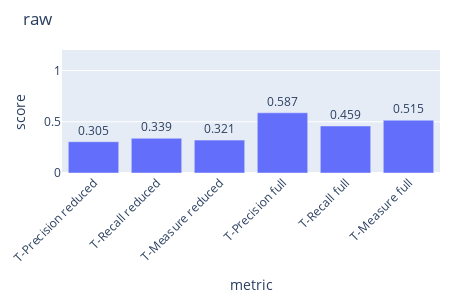
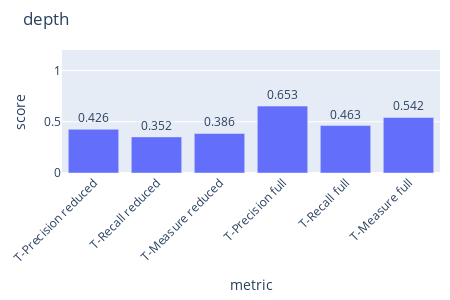
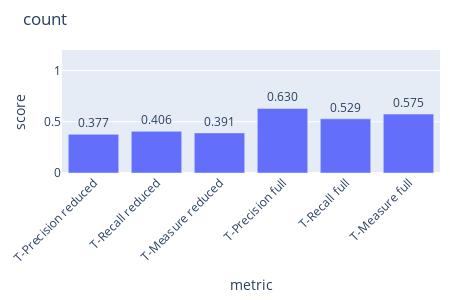

These figures' notebook cell, in order:
### Code cell
import warnings
warnings.filterwarnings('ignore')

print("adjusted levels")
for e, title in zip(
    [est, est_by_depth, est_by_count, est_by_weight], 
    ['raw', 'depth', 'count', 'weight']
):
    hier_score = mir_eval.hierarchy.evaluate(ref.itvls, ref.labels, e.itvls, e.labels)
    del hier_score['L-Precision']
    del hier_score['L-Recall']
    del hier_score['L-Measure']
    px_metrics_bar(hier_score, title=title).show()

### Figure 1 — Plotly figure (JSON) as saved in the notebook; plotly's stock layout.template omitted (floating-point values rounded to 4 significant figures)
{"data": [{"hovertemplate": "metric=%{x}<br>score=%{text}<extra></extra>", "legendgroup": "", "marker": {"color": "#636efa", "pattern": {"shape": ""}}, "name": "", "orientation": "v", "showlegend": false, "text": [0.305, 0.3387, 0.321, 0.5874, 0.4588, 0.5152], "textposition": "outside", "texttemplate": "%{text:.3f}", "type": "bar", "x": ["T-Precision reduced", "T-Recall reduced", "T-Measure reduced", "T-Precision full", "T-Recall full", "T-Measure full"], "xaxis": "x", "y": [0.305, 0.3387, 0.321, 0.5874, 0.4588, 0.5152], "yaxis": "y"}], "layout": {"barmode": "relative", "height": 300, "legend": {"tracegroupgap": 0}, "margin": {"b": 10, "l": 10, "r": 10, "t": 50}, "title": {"text": "raw"}, "width": 450, "xaxis": {"anchor": "y", "domain": [0, 1], "tickangle": -45, "title": {"text": "metric"}}, "yaxis": {"anchor": "x", "domain": [0, 1], "range": [0, 1.2], "title": {"text": "score"}}}}

### Figure 2 — Plotly figure (JSON) as saved in the notebook; plotly's stock layout.template omitted (floating-point values rounded to 4 significant figures)
{"data": [{"hovertemplate": "metric=%{x}<br>score=%{text}<extra></extra>", "legendgroup": "", "marker": {"color": "#636efa", "pattern": {"shape": ""}}, "name": "", "orientation": "v", "showlegend": false, "text": [0.4263, 0.3522, 0.3857, 0.6527, 0.4629, 0.5417], "textposition": "outside", "texttemplate": "%{text:.3f}", "type": "bar", "x": ["T-Precision reduced", "T-Recall reduced", "T-Measure reduced", "T-Precision full", "T-Recall full", "T-Measure full"], "xaxis": "x", "y": [0.4263, 0.3522, 0.3857, 0.6527, 0.4629, 0.5417], "yaxis": "y"}], "layout": {"barmode": "relative", "height": 300, "legend": {"tracegroupgap": 0}, "margin": {"b": 10, "l": 10, "r": 10, "t": 50}, "title": {"text": "depth"}, "width": 450, "xaxis": {"anchor": "y", "domain": [0, 1], "tickangle": -45, "title": {"text": "metric"}}, "yaxis": {"anchor": "x", "domain": [0, 1], "range": [0, 1.2], "title": {"text": "score"}}}}

### Figure 3 — Plotly figure (JSON) as saved in the notebook; plotly's stock layout.template omitted (floating-point values rounded to 4 significant figures)
{"data": [{"hovertemplate": "metric=%{x}<br>score=%{text}<extra></extra>", "legendgroup": "", "marker": {"color": "#636efa", "pattern": {"shape": ""}}, "name": "", "orientation": "v", "showlegend": false, "text": [0.3774, 0.4062, 0.3913, 0.6297, 0.5285, 0.5747], "textposition": "outside", "texttemplate": "%{text:.3f}", "type": "bar", "x": ["T-Precision reduced", "T-Recall reduced", "T-Measure reduced", "T-Precision full", "T-Recall full", "T-Measure full"], "xaxis": "x", "y": [0.3774, 0.4062, 0.3913, 0.6297, 0.5285, 0.5747], "yaxis": "y"}], "layout": {"barmode": "relative", "height": 300, "legend": {"tracegroupgap": 0}, "margin": {"b": 10, "l": 10, "r": 10, "t": 50}, "title": {"text": "count"}, "width": 450, "xaxis": {"anchor": "y", "domain": [0, 1], "tickangle": -45, "title": {"text": "metric"}}, "yaxis": {"anchor": "x", "domain": [0, 1], "range": [0, 1.2], "title": {"text": "score"}}}}
